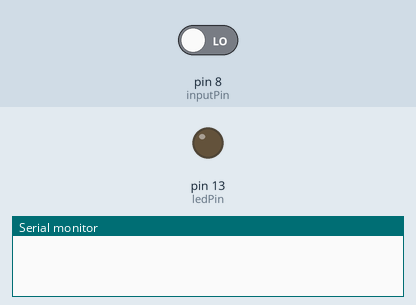
A sketch run on a simulated Arduino Uno, built with avr-gcc and run on an emulated ATmega328P. On the bench: output pins drawn as LEDs (lit = HIGH), the last lines printed to the serial monitor. The test bench sets the inputs (shaded band); at power-on: pin 8 (inputPin) LOW.

Above: at 1.2 s.
1.3 s: pin 8 (inputPin) driven HIGH
At 2.0 s:
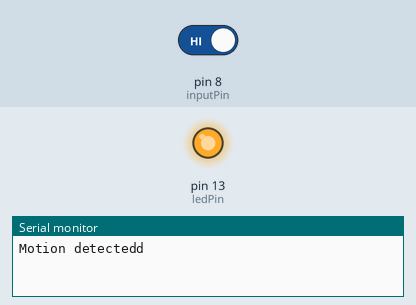
2.8 s: pin 8 (inputPin) driven LOW
At 3.1 s:
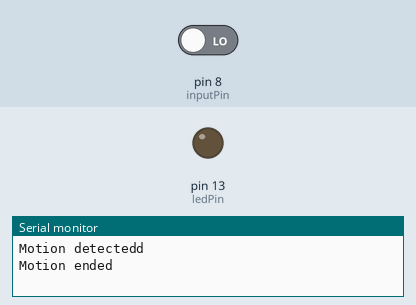
Timing chart, 0 to 5.8 s (numbered marks = the images above; inputs shaded):
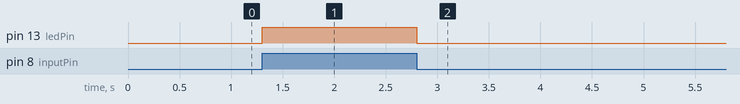

Measured:
- after the input at 1.3 s, pin 13 (ledPin): LOW → HIGH at once
- after the input at 2.8 s, pin 13 (ledPin): HIGH → LOW at once

The sketch:

PIR_Sensor.ino
```cpp
int ledPin =13;
int inputPin=8;         //choose the input pin for PIR sensor
int pirState=LOW;       //we start assuming no motion detected
int val=0;              //variable for reading the pin status
void setup() {
  // put your setup code here, to run once:

  pinMode(ledPin,OUTPUT);
  pinMode(inputPin,INPUT);
  Serial.begin(9600);

}

void loop() {
  // put your main code here, to run repeatedly:

  val=digitalRead(inputPin);

  if(val==HIGH)
  {
    digitalWrite(ledPin,HIGH);

    if(pirState==LOW)
    {
      Serial.println("Motion detectedd");
      pirState=HIGH;
    }
  }
  else
  {
    digitalWrite(ledPin,LOW);

    if(pirState==HIGH)
    {
      Serial.println("Motion ended");
      pirState=LOW;
    }
  }
}
```
